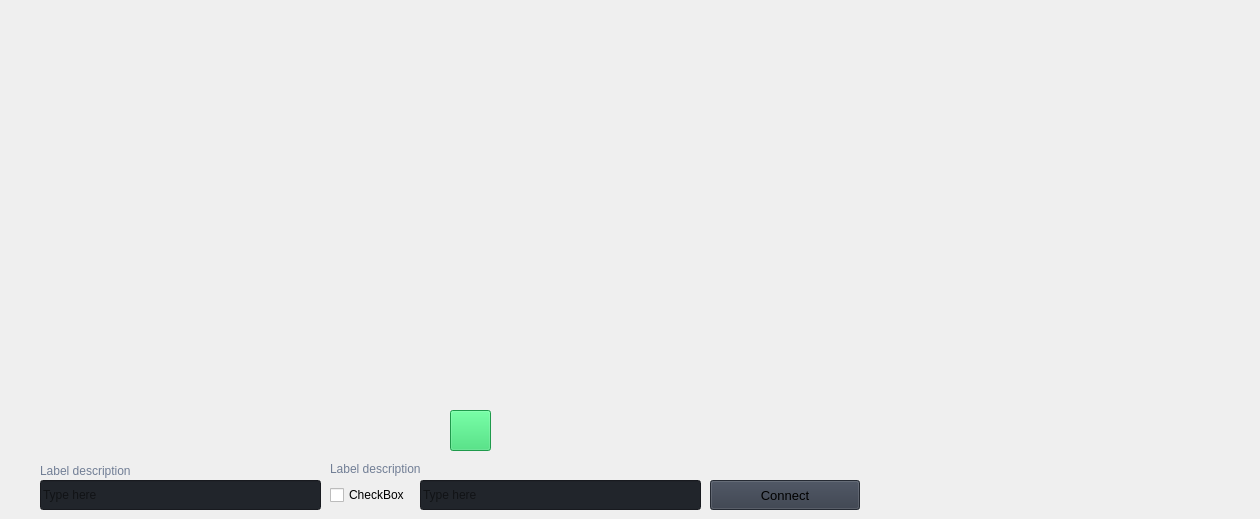
                     <widget class="QWidget" name="home">
                      <property name="styleSheet">
                       <string notr="true"/>
                      </property>
                      <widget class="QCheckBox" name="checkBox_2">
                       <property name="geometry">
                        <rect>
                         <x>330</x>
                         <y>480</y>
                         <width>101</width>
                         <height>30</height>
                        </rect>
                       </property>
                       <property name="autoFillBackground">
                        <bool>false</bool>
                       </property>
                       <property name="styleSheet">
                        <string notr="true"/>
                       </property>
                       <property name="text">
                        <string>CheckBox</string>
                       </property>
                      </widget>
                      <widget class="QLineEdit" name="lineEdit_2">
                       <property name="geometry">
                        <rect>
                         <x>40</x>
                         <y>480</y>
                         <width>281</width>
                         <height>30</height>
                        </rect>
                       </property>
                       <property name="minimumSize">
                        <size>
                         <width>0</width>
                         <height>30</height>
                        </size>
                       </property>
                       <property name="styleSheet">
                        <string notr="true">background-color: rgb(33, 37, 43);</string>
                       </property>
                       <property name="text">
                        <string/>
                       </property>
                       <property name="placeholderText">
                        <string>Type here</string>
                       </property>
                      </widget>
                      <widget class="QLineEdit" name="lineEdit_3">
                       <property name="geometry">
                        <rect>
                         <x>420</x>
                         <y>480</y>
                         <width>281</width>
                         <height>30</height>
                        </rect>
                       </property>
                       <property name="minimumSize">
                        <size>
                         <width>0</width>
                         <height>30</height>
                        </size>
                       </property>
                       <property name="styleSheet">
                        <string notr="true">background-color: rgb(33, 37, 43);</string>
                       </property>
                       <property name="text">
                        <string/>
                       </property>
                       <property name="placeholderText">
                        <string>Type here</string>
                       </property>
                      </widget>
                      <widget class="QLabel" name="labelVersion_4">
                       <property name="geometry">
                        <rect>
                         <x>40</x>
                         <y>460</y>
                         <width>921</width>
                         <height>21</height>
                        </rect>
                       </property>
                       <property name="styleSheet">
                        <string notr="true">color: rgb(113, 126, 149);</string>
                       </property>
                       <property name="lineWidth">
                        <number>1</number>
                       </property>
                       <property name="text">
                        <string>Label description</string>
                       </property>
                       <property name="alignment">
                        <set>Qt::AlignLeading|Qt::AlignLeft|Qt::AlignVCenter</set>
                       </property>
                      </widget>
                      <widget class="QLabel" name="labelVersion_5">
                       <property name="geometry">
                        <rect>
                         <x>330</x>
                         <y>460</y>
                         <width>921</width>
                         <height>17</height>
                        </rect>
                       </property>
                       <property name="styleSheet">
                        <string notr="true">color: rgb(113, 126, 149);</string>
                       </property>
                       <property name="lineWidth">
                        <number>1</number>
                       </property>
                       <property name="text">
                        <string>Label description</string>
                       </property>
                       <property name="alignment">
                        <set>Qt::AlignLeading|Qt::AlignLeft|Qt::AlignVCenter</set>
                       </property>
                      </widget>
                      <widget class="QLabel" name="label_2">
                       <property name="geometry">
                        <rect>
                         <x>330</x>
                         <y>10</y>
                         <width>300</width>
                         <height>300</height>
                        </rect>
                       </property>
                       <property name="text">
                        <string/>
                       </property>
                       <property name="pixmap">
                        <pixmap resource="../pyqt6/Modern_GUI_PyDracula_PySide6_or_PyQt6/resources.qrc">:/icons/images/images/300x.png</pixmap>
                       </property>
                       <property name="scaledContents">
                        <bool>true</bool>
                       </property>
                      </widget>
                      <widget class="QPushButton" name="pushButton_2">
                       <property name="geometry">
                        <rect>
                         <x>710</x>
                         <y>480</y>
                         <width>150</width>
                         <height>30</height>
                        </rect>
                       </property>
                       <property name="minimumSize">
                        <size>
                         <width>150</width>
                         <height>30</height>
                        </size>
                       </property>
                       <property name="font">
                        <font>
                         <family>Segoe UI</family>
                         <pointsize>10</pointsize>
                         <weight>50</weight>
                         <italic>false</italic>
                         <bold>false</bold>
                        </font>
                       </property>
                       <property name="cursor">
                        <cursorShape>PointingHandCursor</cursorShape>
                       </property>
                       <property name="styleSheet">
                        <string notr="true">background-color: rgb(52, 59, 72);</string>
                       </property>
                       <property name="text">
                        <string>Connect</string>
                       </property>
                       <property name="icon">
                        <iconset resource="../pyqt6/Modern_GUI_PyDracula_PySide6_or_PyQt6/resources.qrc">
                         <normaloff>:/icons/images/icons/cil-devices.png</normaloff>:/icons/images/icons/cil-devices.png</iconset>
                       </property>
                      </widget>
                      <widget class="QPushButton" name="pushButton_3">
                       <property name="geometry">
                        <rect>
                         <x>450</x>
                         <y>410</y>
                         <width>41</width>
                         <height>41</height>
                        </rect>
                       </property>
                       <property name="minimumSize">
                        <size>
                         <width>30</width>
                         <height>30</height>
                        </size>
                       </property>
                       <property name="font">
                        <font>
                         <family>Segoe UI</family>
                         <pointsize>10</pointsize>
                         <weight>50</weight>
                         <italic>false</italic>
                         <bold>false</bold>
                        </font>
                       </property>
                       <property name="cursor">
                        <cursorShape>PointingHandCursor</cursorShape>
                       </property>
                       <property name="styleSheet">
                        <string notr="true">background-color: rgb(42, 215, 105);
</string>
                       </property>
                       <property name="text">
                        <string/>
                       </property>
                       <property name="icon">
                        <iconset resource="../pyqt6/Modern_GUI_PyDracula_PySide6_or_PyQt6/resources.qrc">
                         <normaloff>:/icons/images/icons/cil-medical-cross.png</normaloff>:/icons/images/icons/cil-medical-cross.png</iconset>
                       </property>
                      </widget>
                     </widget>
